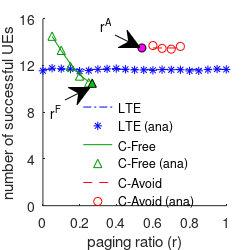
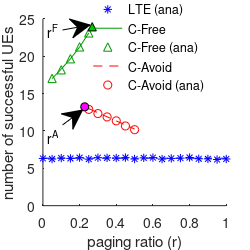

These figures' MATLAB source, in order:
clear;
load('pratio_n100_p3.mat');
close all;
figure1 = figure;
hold on;
h = plot(0:0.05:1, A_C_total , 'b-.');
plot(0:0.05:1, C_total , 'b*');
xl = ceil(a / 0.05) * 0.05
xh = floor(b / 0.05) * 0.05
plot(xl:0.05:xh, A_M_total(xl/0.05+1:xh/0.05+1), 'Color',[0,.6,0]);
plot(xl:0.05:xh, M_total(xl/0.05+1:xh/0.05+1), '^','Color',[0,.6,0]);
%plot(0:0.05:1, A_M_total, 'Color',[0,.6,0]);
%plot(0:0.05:1, M_total, '^','Color',[0,.6,0]);
a1 = (1-(p/mp))^(Npg-1);
b1 = mp*(1 - ((1-(p/mp))^(Npg)) )/(Npg*p);
xl = ceil(a1 / 0.05) * 0.05
xh = floor(b1 / 0.05) * 0.05
plot(xl:0.05:xh, A_N_total(round(xl/0.05+1:xh/0.05+1)), 'r--');
plot(xl:0.05:xh, N_total(round(xl/0.05+1:xh/0.05+1)), 'ro');
%plot(0:0.05:1, A_N_total, 'r--');
%plot(0:0.05:1, N_total, 'ro');

%Yining r(x,y)
p = 0.3;
x = min( [0.54  ((  mp - (    1 / ( 1-  ( 1 - (1/mp))^( 1+  Npg/(Nrd-1) ) ) )     )   /  Npg) ]);
y = (1- 1/(mp-Npg*x))^(Nrd-1) * Nrd    +     x * p * Npg;

xl = floor(x/0.05)
xh = ceil(x/0.05)
wrongy = A_M_total(xl) +  (A_M_total(xh) - A_M_total(xl)) * (x/0.05 - xl) / (xh / xl)
plot(x,y, '^', 'MarkerEdgeColor', [0,0,0], 'MarkerFaceColor',[0 0.8 0]);
annotation('textarrow',[0.26 0.36],[0.6 0.65],'String','r^F')

% my r(x,y)

p = 0.3;
x1 = min(  [0.54   ((1-(p/mp))^(Npg-1))     ]  );
y1 = (1 - (1/mp))^(Nrd-1) * (1 - x1*Npg*p / mp ) * Nrd    +    x1 * p * (1 - (1/mp))^Nrd * Npg;

plot(x1,y1, 'o', 'MarkerEdgeColor', [0,0,0], 'MarkerFaceColor','m');
annotation('textarrow',[0.46 0.56],[0.86 0.81],'String','r^A')

%plot([a,a],[0,16], 'k:',  [b,b],[0,16],'k:', 'LineWidth', 1.2);
ylim([0, 16]);
xlim([0, 1]);
set(gca, 'YTick',[0:4:16]);
set(gca, 'XTick',[0:.2:1]);
hl = legend('LTE', 'LTE (ana)', 'C-Free', 'C-Free (ana)', 'C-Avoid', 'C-Avoid (ana)', 'Location', 'SouthEast');
legend boxoff;
%xlabel(' Paging ratio (N_{pg} = 100, N_{rd} = 100, m_p = 54, p = 0.75)');  
xlabel('paging ratio (r)');  
ylabel('number of successful UEs');   


set(figure1, 'PaperUnits', 'inches');
set(figure1, 'PaperPosition', [0 0 2.5 2.5]);
set(figure1, 'Units', 'inches');
set(figure1, 'Position', [0 0 2.5 2.5]);

pos = get(hl, 'position');
loci = get(gca, 'position');
set(hl, 'position', [loci(1)+.18 pos(2)-0.02 pos(3) pos(4)]);

print(figure1, '-depsc', 'pratio_n100_p3.eps');
hold off;

%%  figure p=0.8
clear
load('pratio_n100_p8.mat');
close all;
figure1 = figure;
hold on;
h = plot(0:0.05:1, A_C_total , 'b-.');
plot(0:0.05:1, C_total , 'b*');
xl = ceil(a / 0.05) * 0.05
xh = floor(b / 0.05) * 0.05
plot(xl:0.05:xh, A_M_total(xl/0.05+1:xh/0.05+1), 'Color',[0,.6,0]);
plot(xl:0.05:xh, M_total(xl/0.05+1:xh/0.05+1), '^','Color',[0,.6,0]);
%plot(0:0.05:1, A_M_total, 'Color',[0,.6,0]);
%plot(0:0.05:1, M_total, '^','Color',[0,.6,0]);
a1 = (1-(p/mp))^(Npg-1);
b1 = mp*(1 - ((1-(p/mp))^(Npg)) )/(Npg*p);
xl = ceil(a1 / 0.05) * 0.05
xh = floor(b1 / 0.05) * 0.05
plot(xl:0.05:xh, A_N_total(round(xl/0.05+1:xh/0.05+1)), 'r--');
plot(xl:0.05:xh, N_total(round(xl/0.05+1:xh/0.05+1)), 'ro');
%plot(0:0.05:1, A_N_total, 'r--');
%plot(0:0.05:1, N_total, 'ro');
%plot([a,a],[0,41], 'k:',  [b,b],[0,41],'k:', 'LineWidth', 1.2);
%annotation('doublearrow',[0.2 0.37],[.8 .8])

p = 0.8;
x = min( [0.54  ((  mp - (    1 / ( 1-  ( 1 - (1/mp))^( 1+  Npg/(Nrd-1) ) ) )     )   /  Npg) ]);
y = (1- 1/(mp-Npg*x))^(Nrd-1) * Nrd    +     x * p * Npg;

xl = floor(x/0.05)
xh = ceil(x/0.05)
wrongy = A_M_total(xl) +  (A_M_total(xh) - A_M_total(xl)) * (x/0.05 - xl) / (xh / xl)
plot(x,y, '^', 'MarkerEdgeColor', [0,0,0], 'MarkerFaceColor',[0 0.8 0]);

annotation('textarrow',[0.25 0.36],[0.88 0.9],'String','r^F')
% my r(x,y)
p = 0.8;
x1 = min(  [0.54   ((1-(p/mp))^(Npg-1))     ]  );
y1 = (1 - (1/mp))^(Nrd-1) * (1 - x1*Npg*p / mp ) * Nrd    +    x1 * p * (1 - (1/mp))^Nrd * Npg;

plot(x1,y1, 'o', 'MarkerEdgeColor', [0,0,0], 'MarkerFaceColor','m');
annotation('textarrow',[0.25 0.33],[0.5 0.56],'String','r^A')

ylim([0, 25]);
set(gca, 'YTick',[0:5:25]);
set(gca, 'XTick',[0:.2:1]);
hl = legend('LTE', 'LTE (ana)', 'C-Free', 'C-Free (ana)', 'C-Avoid', 'C-Avoid (ana)', 'Location', 'NorthEast');
legend boxoff;
%xlabel(' Paging ratio (N_{pg} = 100, N_{rd} = 100, m_p = 54, p = 0.75)');  
xlabel('paging ratio (r)');  
ylabel('number of successful UEs');   


set(figure1, 'PaperUnits', 'inches');
set(figure1, 'PaperPosition', [0 0 2.5 2.5]);
set(figure1, 'Units', 'inches');
set(figure1, 'Position', [0 0 2.5 2.5]);

pos = get(hl, 'position');
loci = get(gca, 'position');
set(hl, 'position', [loci(1)+.22 pos(2)+.06 pos(3) pos(4)]);

print(figure1, '-depsc', 'pratio_n100_p8.eps');
hold off;